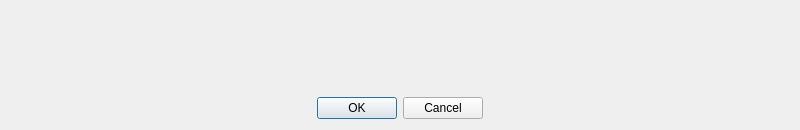
<?xml version="1.0" encoding="UTF-8"?>
<ui version="4.0">
 <class>EditMessageDialog</class>
 <widget class="QDialog" name="EditMessageDialog">
  <property name="geometry">
   <rect>
    <x>0</x>
    <y>0</y>
    <width>800</width>
    <height>130</height>
   </rect>
  </property>
  <property name="sizePolicy">
   <sizepolicy hsizetype="Expanding" vsizetype="Expanding">
    <horstretch>0</horstretch>
    <verstretch>0</verstretch>
   </sizepolicy>
  </property>
  <property name="minimumSize">
   <size>
    <width>800</width>
    <height>130</height>
   </size>
  </property>
  <property name="maximumSize">
   <size>
    <width>800</width>
    <height>600</height>
   </size>
  </property>
  <property name="windowTitle">
   <string>Edit message</string>
  </property>
  <property name="locale">
   <locale language="English" country="UnitedStates"/>
  </property>
  <property name="modal">
   <bool>true</bool>
  </property>
  <layout class="QVBoxLayout" name="verticalLayout">
   <item>
    <widget class="QScrollArea" name="scrollArea">
     <property name="frameShape">
      <enum>QFrame::NoFrame</enum>
     </property>
     <property name="widgetResizable">
      <bool>true</bool>
     </property>
     <property name="alignment">
      <set>Qt::AlignCenter</set>
     </property>
     <widget class="QWidget" name="scrollAreaWidgetContents">
      <property name="geometry">
       <rect>
        <x>0</x>
        <y>0</y>
        <width>782</width>
        <height>81</height>
       </rect>
      </property>
      <property name="sizePolicy">
       <sizepolicy hsizetype="Expanding" vsizetype="Expanding">
        <horstretch>0</horstretch>
        <verstretch>0</verstretch>
       </sizepolicy>
      </property>
     </widget>
    </widget>
   </item>
   <item>
    <widget class="QDialogButtonBox" name="buttonBox">
     <property name="orientation">
      <enum>Qt::Horizontal</enum>
     </property>
     <property name="standardButtons">
      <set>QDialogButtonBox::Cancel|QDialogButtonBox::Ok</set>
     </property>
     <property name="centerButtons">
      <bool>true</bool>
     </property>
    </widget>
   </item>
  </layout>
 </widget>
 <resources/>
 <connections>
  <connection>
   <sender>buttonBox</sender>
   <signal>accepted()</signal>
   <receiver>EditMessageDialog</receiver>
   <slot>accept()</slot>
   <hints>
    <hint type="sourcelabel">
     <x>248</x>
     <y>254</y>
    </hint>
    <hint type="destinationlabel">
     <x>157</x>
     <y>274</y>
    </hint>
   </hints>
  </connection>
  <connection>
   <sender>buttonBox</sender>
   <signal>rejected()</signal>
   <receiver>EditMessageDialog</receiver>
   <slot>reject()</slot>
   <hints>
    <hint type="sourcelabel">
     <x>316</x>
     <y>260</y>
    </hint>
    <hint type="destinationlabel">
     <x>286</x>
     <y>274</y>
    </hint>
   </hints>
  </connection>
 </connections>
</ui>
